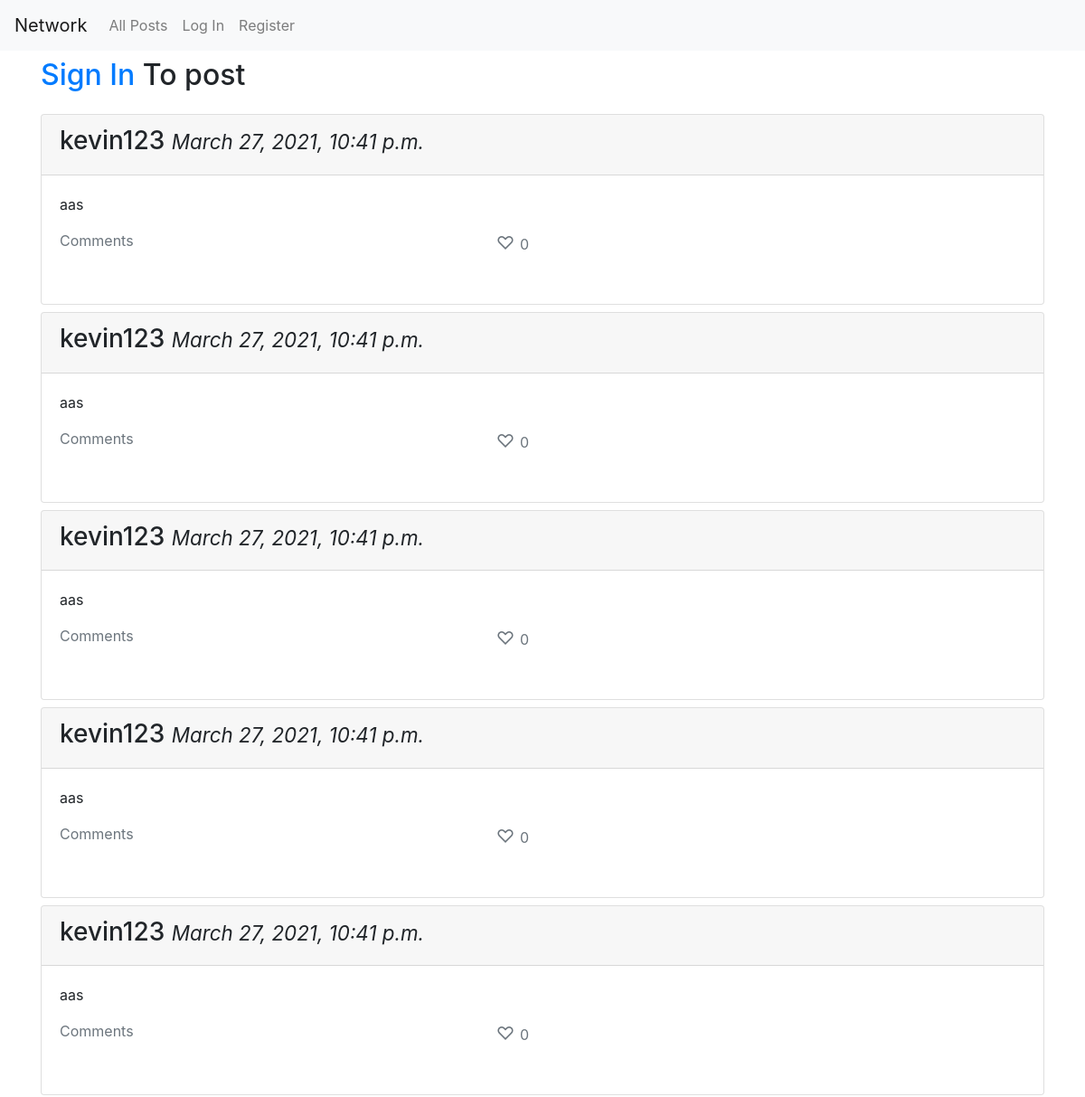
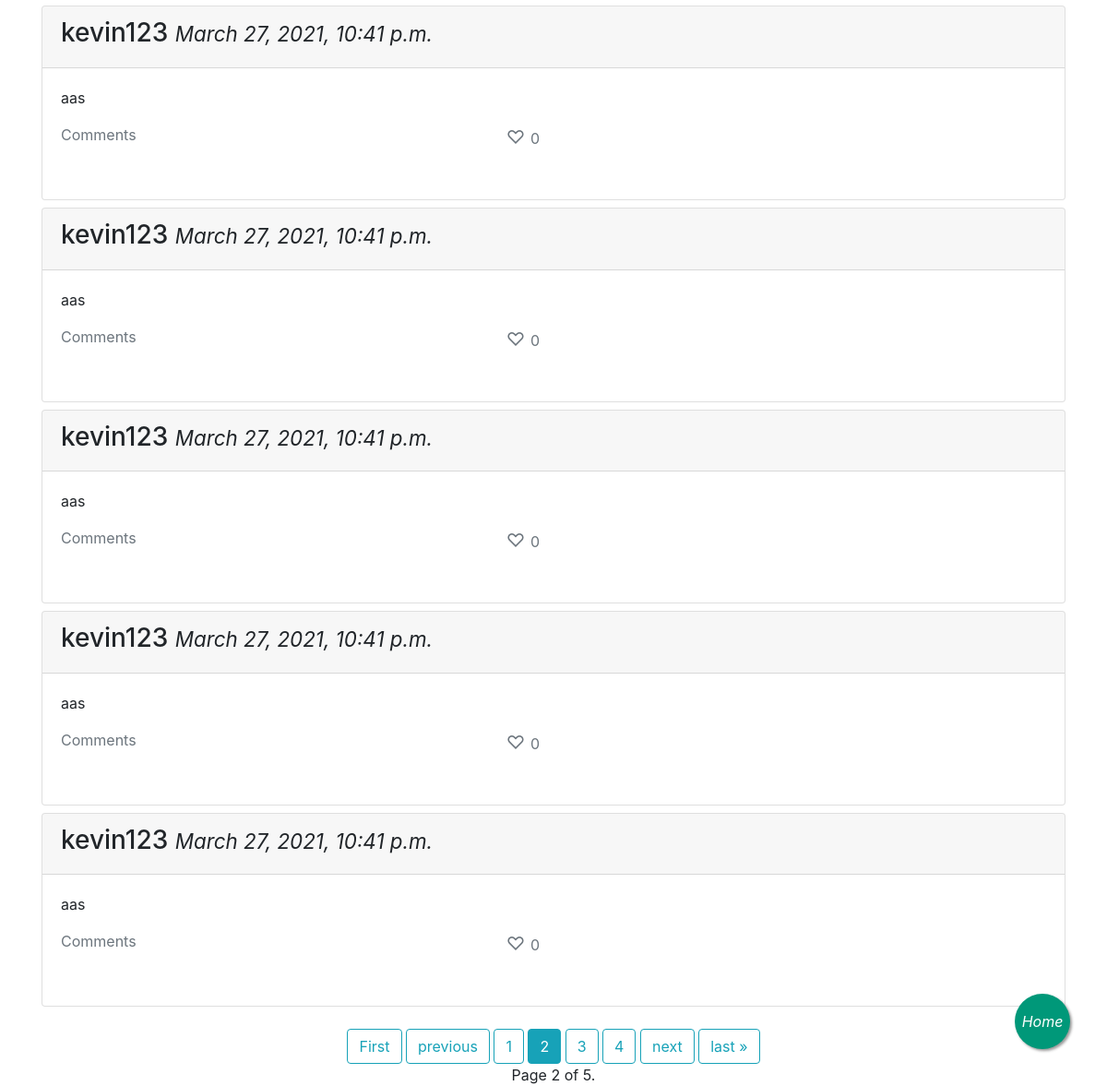
Before: /?page=2 with the older database file (2 pictures, top to bottom).
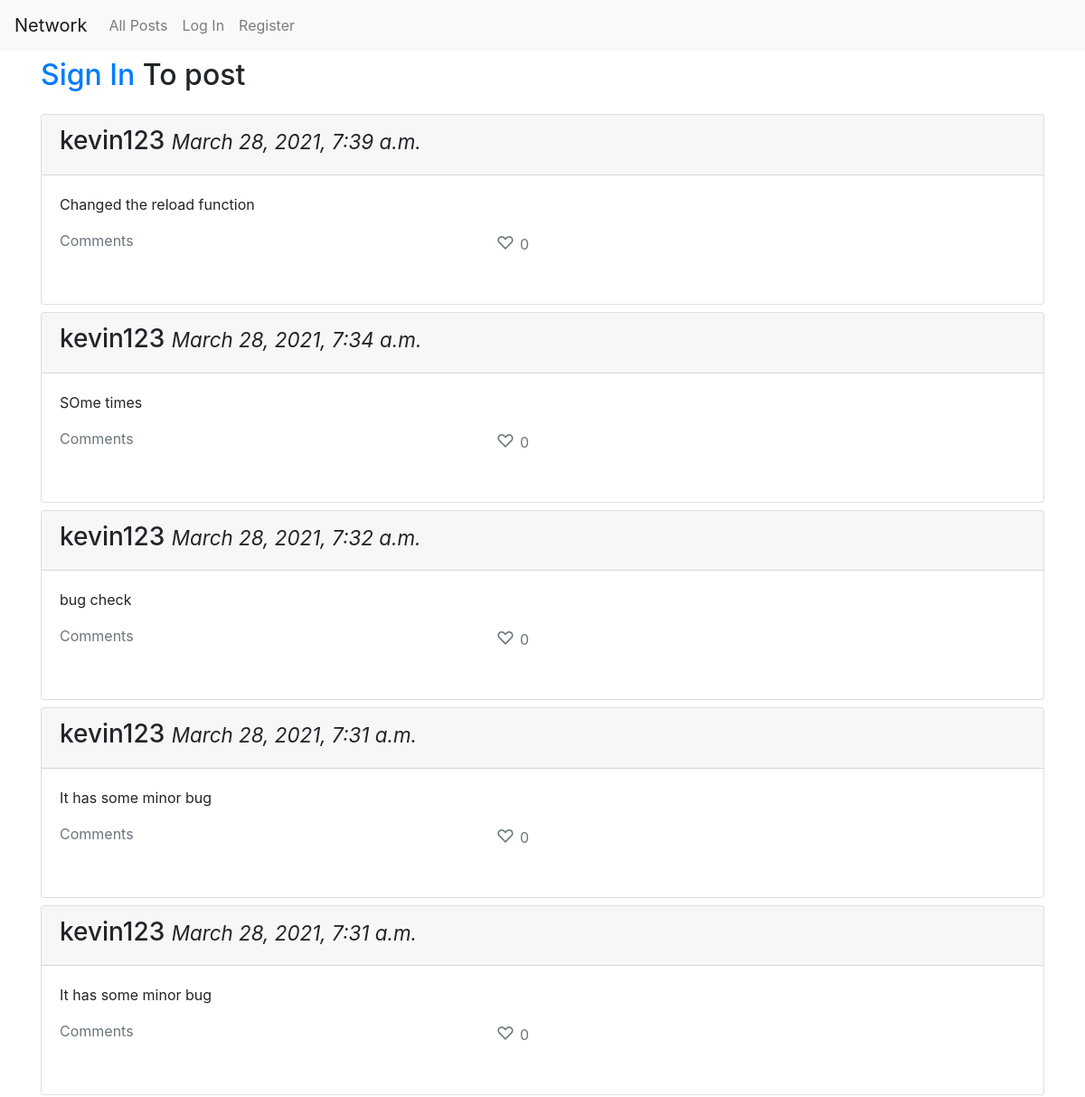
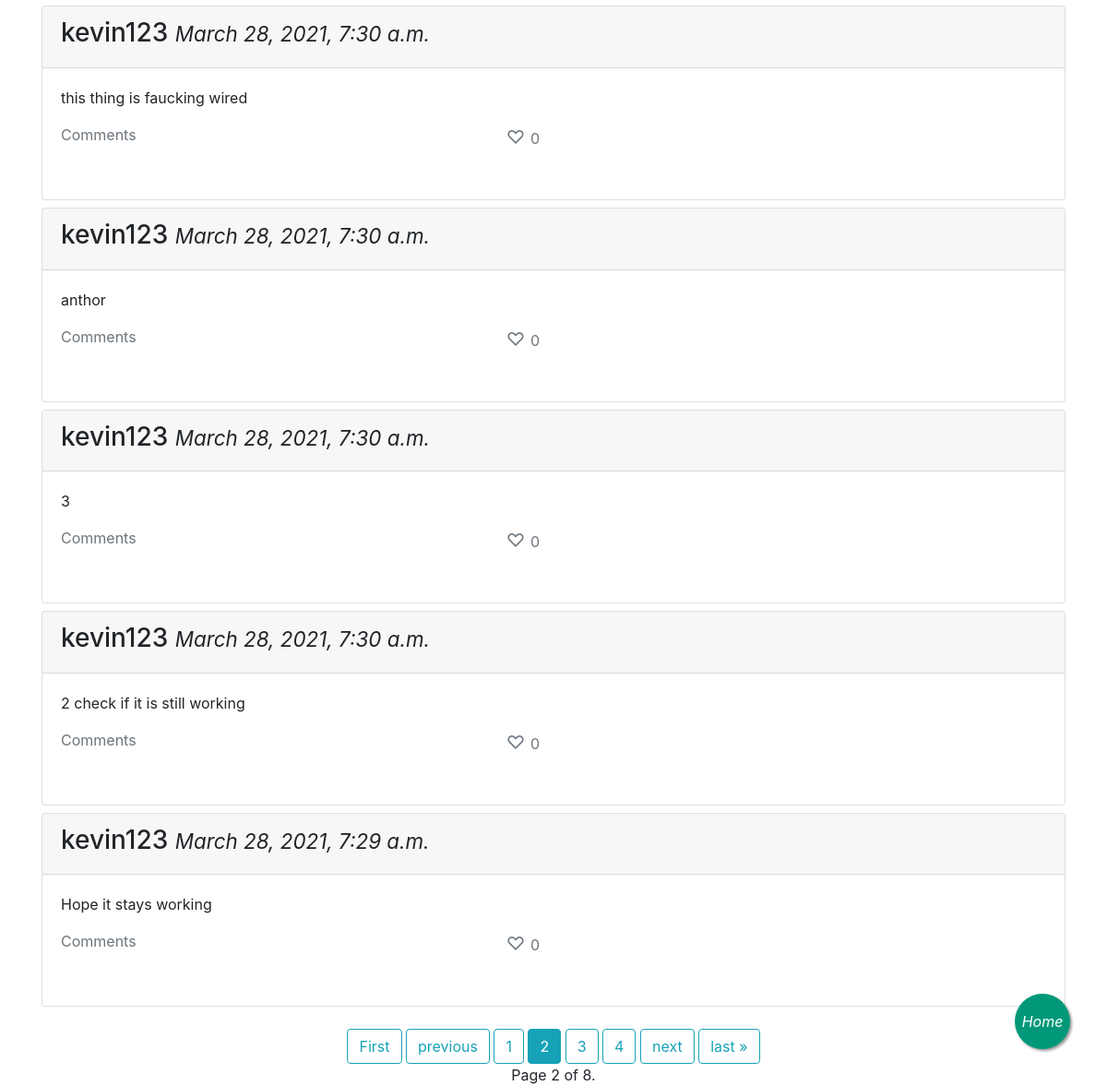
After: the same page with the newer database file (2 pictures, top to bottom).
### network/models.py (models this page shows, shortened)
class Posts(models.Model):
    posterUsername = models.ForeignKey(User, on_delete=models.CASCADE, related_name="post_creator")
    postContent = models.CharField(max_length=64)
    dateTime =  models.DateTimeField(auto_now_add=True)
    likers = models.ManyToManyField(User, related_name="post_likers")
    like = models.IntegerField()

class User(AbstractUser):
    pass

### network/views.py (the view)
# urls.py: path("", views.index, name="index"),
def index(request):
    posts = Posts.objects.all()
    posts = posts.order_by("-dateTime").all()
    paginator = Paginator(posts, 10)
    page_number = request.GET.get('page')
    page_obj = paginator.get_page(page_number)
    return render(request, "network/index.html",{
        "posts": page_obj,
    })

### network/templates/network/index.html (shortened to what the changed rows need)
{% extends "network/layout.html" %}
{% block body %}
    <div class="container">
        {%if request.path == "/" %}
        {% if user.is_authenticated %}
        <div id="create" class="border p-3 mt-4">
            <div>
                <h2>New Post</h2>
            </div>
            <div id="post_form">
                <form id = "form">
                    {% csrf_token %}
                    <div class="form-group">
                        <textarea name="postArea" id="postContent" cols="10" rows="2" class="form-control" required></textarea>
                        <input class="btn btn-primary mt-2" type="submit" value="Post">
                    </div>
                </form>
            </div>
        </div>
        {%else%}
        <div class="mt-2">
            <h2><a href="{% url 'login' %}">Sign In </a> To post</h2>
        </div>
        {%endif%}
        {%endif%}
        <div id="display_posts" class="mt-4">
            {% for post in posts %}
            <div class="card mt-2" id="post{{post.id}}">
                <div id="postbody">
                    <div class="card-header">
                        <h3 class="media-heading">
                            <span id="posterUsername" data-idno="{{post.posterUsername}}" >{{post.posterUsername}}</span>
                            <small><i>{{post.dateTime}}</i></small>
                        </h3>
                    </div>
                    <div class="card-body mb-3">
                        <p id="postcontent">{{post.postContent}}</p>
                        <div class="row justify-content-between">
                            <div class="col-6 text-muted ml-0 row justify-content-between">
                                <p class="comments" onclick="showcomments('{{post.id}}')">Comments</p>
                                {% if user in post.likers.all %}
                                <p id="likediv">
                                    <span id="heartIcon" onclick="likepost('{{post.id}}')" class="red rounded-circle likedicon">&#x2665; </span>
                                    <span id="likeno" class="red likedicon">{{post.like}}</span>
                                </p>
                                {%else%}
                                <p id="likediv">
                                    <span id="heartIcon" class="unlikedicon" onclick="likepost('{{post.id}}')">&#x2661; </span>
                                    <span id="likeno" class="unlikedicon" >{{post.like}}</span>
                                </p>
                                {%endif%}
                            </div>
                        </div>
                    </div>
                </div>
            </div>
            {%endfor%}
        </div>
        {% if posts %}
        <div class="d-flex justify-content-center">
            <div>
            <div class="pagination ">
                <span class="step-links">
                    {% if posts.has_previous %}
                        <a class="btn btn-outline-info mt-4" href="{{ request.path }}?page=1">First</a>
                        <a class="btn btn-outline-info mt-4" href="{{ request.path }}?page={{ posts.previous_page_number }}">previous</a>
                    {% endif %}
                    <span class="current">
                        {% for num in posts.paginator.page_range %}
                            {% if posts.number == num %}
                                <a class="btn btn-info mt-4" href="{{ request.path }}?page={{ num }}">{{ num }}</a>
                            {% elif num > posts.number|add:'-3' and num < posts.number|add:'3' %}
                                <a class="btn btn-outline-info mt-4" href="{{ request.path }}?page={{ num }}">{{ num }}</a>
                            {% endif %}
                        {% endfor %}
                    </span>
                    {% if posts.has_next %}
                        <a class="btn btn-outline-info mt-4" href="{{ request.path }}?page={{ posts.next_page_number }}">next</a>
                        <a class="btn btn-outline-info mt-4" href="{{ request.path }}?page={{ posts.paginator.num_pages }}">last &raquo;</a>
                    {% endif %}
                </span>
            </div>
            <div id="pageNo" class="d-flex justify-content-center">
                <span class="current">
                    Page {{ posts.number }} of {{ posts.paginator.num_pages }}.
                </span>
            </div>
        </div>
       {%else%}
       <div><h3>No Posts Available</h3></div>
       {%endif%}
        </div>
    </div>
{% endblock %}

Changed rows visible on the page:
no longer on this page (row unchanged): Posts: posterUsername "kevin123", dateTime "March 27, 2021, 10:41 p.m.", postContent "aas", like "0"
no longer on this page (row unchanged): Posts: posterUsername "kevin123", dateTime "March 27, 2021, 10:41 p.m.", postContent "aas", like "0"
no longer on this page (row unchanged): Posts: posterUsername "kevin123", dateTime "March 27, 2021, 10:41 p.m.", postContent "aas", like "0"
no longer on this page (row unchanged): Posts: posterUsername "kevin123", dateTime "March 27, 2021, 10:41 p.m.", postContent "aas", like "0"
no longer on this page (row unchanged): Posts: posterUsername "kevin123", dateTime "March 27, 2021, 10:41 p.m.", postContent "aas", like "0"
no longer on this page (row unchanged): Posts: posterUsername "kevin123", dateTime "March 27, 2021, 10:41 p.m.", postContent "aas", like "0"
no longer on this page (row unchanged): Posts: posterUsername "kevin123", dateTime "March 27, 2021, 10:41 p.m.", postContent "aas", like "0"
no longer on this page (row unchanged): Posts: posterUsername "kevin123", dateTime "March 27, 2021, 10:41 p.m.", postContent "aas", like "0"
no longer on this page (row unchanged): Posts: posterUsername "kevin123", dateTime "March 27, 2021, 10:41 p.m.", postContent "aas", like "0"
no longer on this page (row unchanged): Posts: posterUsername "kevin123", dateTime "March 27, 2021, 10:41 p.m.", postContent "aas", like "0"
added Posts: posterUsername "kevin123", dateTime "March 28, 2021, 7:39 a.m.", postContent "Changed the reload function", like "0"
added Posts: posterUsername "kevin123", dateTime "March 28, 2021, 7:34 a.m.", postContent "SOme times", like "0"
added Posts: posterUsername "kevin123", dateTime "March 28, 2021, 7:32 a.m.", postContent "bug check", like "0"
added Posts: posterUsername "kevin123", dateTime "March 28, 2021, 7:31 a.m.", postContent "It has some minor bug", like "0"
added Posts: posterUsername "kevin123", dateTime "March 28, 2021, 7:31 a.m.", postContent "It has some minor bug", like "0"
added Posts: posterUsername "kevin123", dateTime "March 28, 2021, 7:30 a.m.", postContent "this thing is faucking wired", like "0"
added Posts: posterUsername "kevin123", dateTime "March 28, 2021, 7:30 a.m.", postContent "anthor", like "0"
added Posts: posterUsername "kevin123", dateTime "March 28, 2021, 7:30 a.m.", postContent "3", like "0"
added Posts: posterUsername "kevin123", dateTime "March 28, 2021, 7:30 a.m.", postContent "2 check if it is still working", like "0"
added Posts: posterUsername "kevin123", dateTime "March 28, 2021, 7:29 a.m.", postContent "Hope it stays working", like "0"
Other visible differences:
{{ posts.paginator.num_pages }}: "5" → "8"
